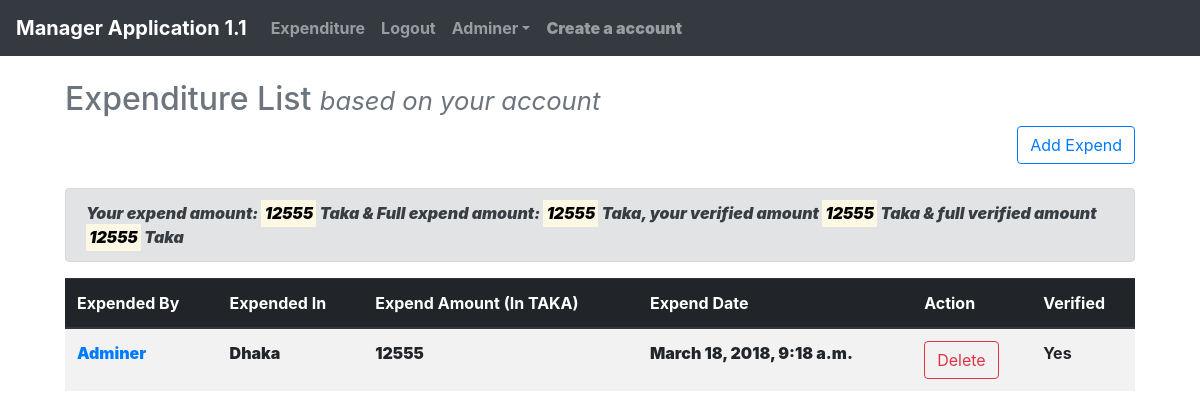
The app's page /accounts/expenditure/ (signed in) with its own data.
### account/models.py (models this page shows, shortened)
class Expend(models.Model):
    select = (
        ('yes', 'yes'),
        ('no', 'no')
    )
    by_user = models.CharField(max_length=255, blank=False, unique=False, null=True)
    added_date = models.DateTimeField(auto_now_add=True)
    updated_date = models.DateTimeField(auto_now=True)
    source_fund = models.CharField(max_length=255)
    source_amount = models.PositiveIntegerField()
    expend_in = models.CharField(max_length=255)
    expend_amount = models.PositiveIntegerField()
    description = models.TextField(blank=True)
    verified = models.CharField(choices=select, max_length=255, default='no')
    def get_absolute_url(self):
        return reverse('account:expend_detail', kwargs={'pk': self.pk})

### account/views.py (the view)
# urls.py: path('expenditure/', login_required(views.ExpendListView.as_view()), name="expend"),
class ExpendListView(ListView):
    model = models.Expend
    template_name = 'expend/expend_list.html'
    ordering = ['-added_date']
    def get_context_data(self, **kwargs):
        context = super().get_context_data(**kwargs)
        context['expend_list_user'] = models.Expend.objects.filter(by_user__exact=self.request.user.username).order_by('added_date')
        context['sum_user_expend_amount'] = models.Expend.objects.filter(by_user__exact=self.request.user.username).aggregate(Sum('expend_amount')).get('expend_amount__sum', 0.00)
        context['sum_user_expend_amount_verified'] = models.Expend.objects.filter(by_user__exact=self.request.user.username, verified__exact='yes').aggregate(Sum('expend_amount')).get('expend_amount__sum', 0.00)
        context['sum_expend_amount'] = models.Expend.objects.aggregate(Sum('expend_amount')).get('expend_amount__sum', 0.00)
        context['sum_expend_amount_verified'] = models.Expend.objects.filter(verified__exact='yes').aggregate(Sum('expend_amount')).get('expend_amount__sum', 0.00)
        return context

### account/templates/expend/expend_list.html (shortened to what this page needs)
{% extends 'base.html' %}
{% block content %}
<div class="container-fluid">
    <div class="row justify-content-center">
        <div class="col-md-11">
            <h2 class="text-muted">Expenditure List <small class="d-print-none"><i>based on your account</i></small></h2>
            <div class="text-right">
                <a type="submit" class="btn btn-md btn-outline-primary d-print-none" href="{% url 'account:expend_create' %}">Add Expend</a>
            </div><br>
            <div class="alert alert-secondary">
                {% if request.user.is_authenticated and request.user.is_superuser %}
                <i><b>Your expend amount: <mark>{{ sum_user_expend_amount }}</mark> Taka & Full expend amount: <mark>{{ sum_expend_amount }}</mark> Taka, your verified amount <mark>{{ sum_user_expend_amount_verified }}</mark> Taka & full verified amount <mark>{{ sum_expend_amount_verified }}</mark> Taka</b></i>
                {% else %}
                    <i><b>Your expend amount: <mark>{{ sum_user_expend_amount }}</mark> Taka & your verified amount <mark>{{ sum_user_expend_amount_verified }}</mark> Taka.</b></i>
                {% endif %}
            </div>
            <table class="table table-striped table-hover">
                {% if request.user.is_authenticated and request.user.is_superuser %}
                <thead class="thead-dark">
                    <tr>
                        <th>Expended By</th>
                        <th>Expended In</th>
                        <th>Expend Amount (In TAKA)</th>
                        <th>Expend Date</th>
                        <th class="d-print-none">Action</th>
                        <th>Verified</th>
                    </tr>
                </thead>
                {% endif %}
                {% if request.user.is_authenticated and request.user.is_superuser %}
                {% for expend in expend_list %}
                    <tr>
                        <td><a href="{{ expend.get_absolute_url }}">{{ expend.by_user|title }}</a></td>
                        <td>{{ expend.expend_in|title }}</td>
                        <td>{{ expend.expend_amount }}</td>
                        <td>{{ expend.added_date }}</td>
                        <td class="d-print-none"><a class="btn btn-md btn-outline-danger" href="{% url 'account:expend_delete' pk=expend.pk %}">Delete</a></td>
                        <th>{{ expend.verified|title }}</th>
                    </tr>
                {% endfor %}
                {% endif %}
            </table>
        </div>
    </div>
</div>
{% endblock %}

### templates/base.html (shortened to what this page needs)
<!DOCTYPE html>
{% load staticfiles %}
<html lang="en">
<head>
    <link rel="stylesheet" href="https://maxcdn.bootstrapcdn.com/bootstrap/4.0.0/css/bootstrap.min.css">
</head>
<body>
    <nav class="navbar navbar-expand-lg navbar-dark bg-dark">
        <a class="navbar-brand" href="{% url 'account:home' %}"><b>Manager Application 1.1</b></a>
        <div class="collapse navbar-collapse" id="navbarNavDropdown">
            <ul class="navbar-nav mr-auto">
                {% if request.user.is_authenticated %}
                    <li class="nav-item">
                        <b><a class="nav-link" href="{% url 'account:expend' %}">Expenditure</a></b>
                    </li>
                    <li class="nav-item">
                        <b><a class="nav-link" href="{% url 'account:logout' %}">Logout</a></b>
                    </li>
                    <li class="nav-item dropdown">
                        <a  class="nav-link dropdown-toggle" id="navbarDropdownMenuLink" data-toggle="dropdown" aria-haspopup="true" aria-expanded="false" href="#"><b>{{ request.user.username|title }}<b></a>
                    </li>
                    {% if request.user.is_authenticated and request.user.is_superuser %}
                        <li class="nav-item">
                            <b><a class="nav-link" href="{% url 'account:signup' %}">Create a account</a></b>
                        </li>
                    {% endif %}
                {% else %}
                    <li class="nav-item">
                        <b><a class="nav-link" href="{% url 'account:login' %}">Login</a></b>
                    </li>
                {% endif %}
            </ul>
        </div>
    </nav>
{% block header %}
<br/>
{% endblock %}
{% block content %}{% endblock %}
{% block footer %}
<br/>
{% endblock %}
</body>
</html>

### records on screen
Expend: by_user "Adminer", expend_in "Dhaka", expend_amount "12555", added_date "March 18, 2018, 9:18 a.m.", verified "Yes"

### other values on screen
{{ request.user.username|title }} "Adminer"
{{ sum_user_expend_amount }} "12555"
{{ sum_expend_amount }} "12555"
{{ sum_user_expend_amount_verified }} "12555"
{{ sum_expend_amount_verified }} "12555"
